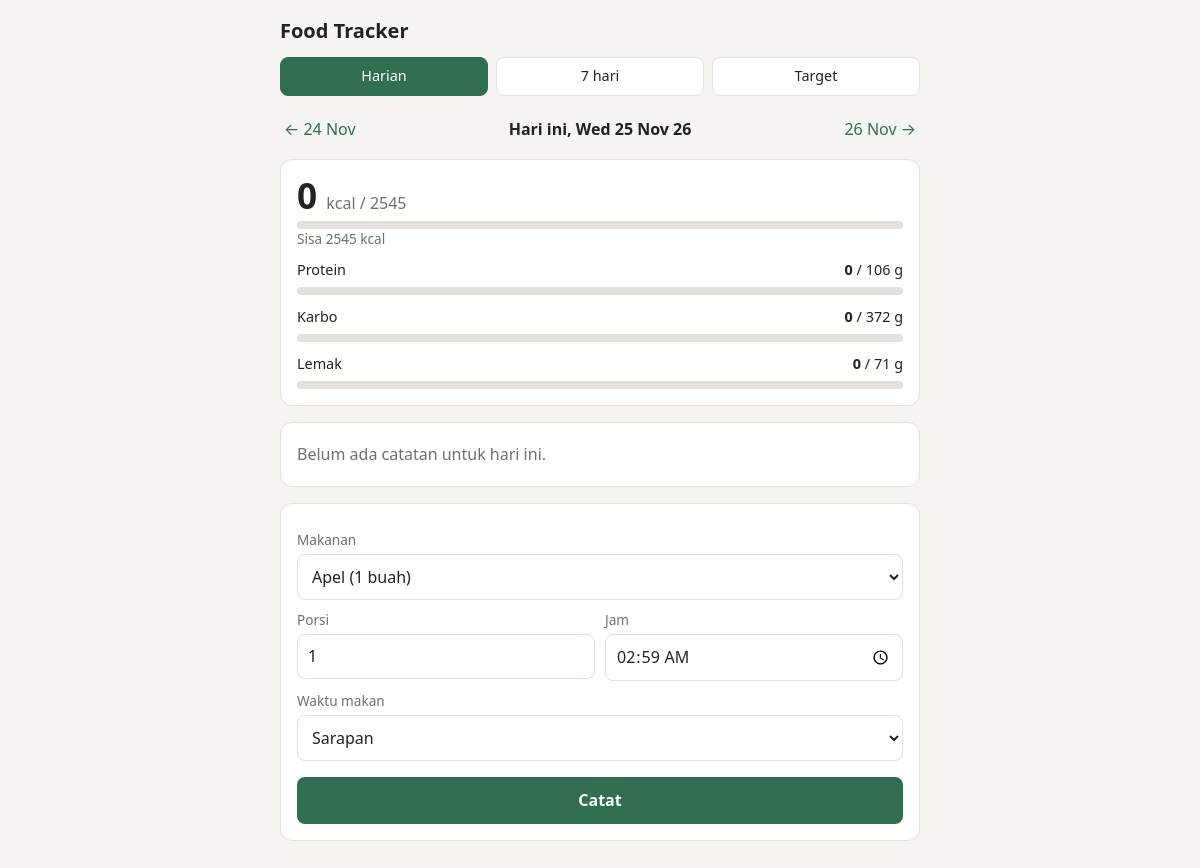
The page / on the database its author committed.
### tables this page shows
CREATE TABLE targets (
            id INTEGER PRIMARY KEY CHECK (id = 1),
            kcal REAL NOT NULL, protein REAL NOT NULL, carbs REAL NOT NULL, fat REAL NOT NULL);

### main.py (the view)
@app.get("/")
def home(request: Request, day: str =""):
    shown = parse_day(day)
    now = datetime.now()
    with get_connection() as conn:
        entries = conn.execute(ENTRIES_SQL, (shown.isoformat(), )).fetchall()
        dishes = conn.execute(
            "SELECT id, name, serving_label FROM dishes ORDER BY name"
        ).fetchall()
        targets = get_targets(conn)
        akg = akg_for(get_profile(conn))
        micros = day_micros(conn, shown, akg) if entries else []
        totals = {
            key: sum(e[key] for e in entries) for key in ("kcal", "protein", "carbs", "fat")
        }
    return templates.TemplateResponse(request, "index.html", {
        "page": "today",
        "targets": targets,
        "day": shown,
        "prev_day": shown - timedelta(days=1),
        "next_day": shown + timedelta(days=1),
        "is_today": shown == date.today(),
        "entries": entries,
        "dishes": dishes,
        "totals": totals,
        "micros": micros,
        "akg": akg,
        "meal_types": MEAL_TYPES,
        "default_meal": default_meal_type(now),
        "now_time": now.strftime("%H:%M"),
    })

### templates/index.html (shortened to what this page needs)
<!DOCTYPE html>
{% extends "base.html" %}
{% block content %}
    <div class="daynav">
        <a href="/?day={{prev_day.isoformat()}}">&larr; {{ prev_day.strftime("%d %b")}}</a>
        <strong>
            {% if is_today %}Hari ini, {% endif %}{{ day.strftime("%a %d %b %y") }}
        </strong>
        <a href="/?day= {{ next_day.isoformat() }}">{{ next_day.strftime("%d %b")}} &rarr;</a>
    </div>
    <section class="card">
      <div class="kcal">{{ "%.0f"|format(totals.kcal) }} <small>kcal{% if targets %} / {{ "%.0f"|format(targets.kcal) }}{% endif %}</small></div>
      {% if targets %}
      <div class="bar {% if totals.kcal > targets.kcal %}over{% endif %}"><span style="width:{{ [100, 100 * totals.kcal / targets.kcal]|min|round(0) }}%"></span></div>
      <div class="sub">
        {% if totals.kcal > targets.kcal %}Lebih {{ "%.0f"|format(totals.kcal - targets.kcal) }} kcal dari target
        {% else %}Sisa {{ "%.0f"|format(targets.kcal - totals.kcal) }} kcal{% endif %}
      </div>
      {% for label, key in [("Protein","protein"),("Karbo","carbs"),("Lemak","fat")] %}
      <div class="goal">
        <div class="top"><span>{{ label }}</span><span><b>{{ "%.0f"|format(totals[key]) }}</b> / {{ "%.0f"|format(targets[key]) }} g</span></div>
        <div class="bar {% if totals[key] > targets[key] * 1.1 %}over{% endif %}"><span style="width:{{ [100, 100 * totals[key] / targets[key]]|min|round(0) }}%"></span></div>
      </div>
      {% endfor %}
      {% endif %}
    </section>
    <section class="card">
    {% if entries %}
    <table>
      <thead><tr><th>Makanan</th><th class="num">kcal</th><th></th></tr></thead>
      <tbody>
      {% for e in entries %}
        <tr>
          <td>
            {{ e.name }}
            <div class="sub">{{ e.eaten_at[11:16] }} &middot; {{ e.meal_type }} &middot;
              {{ "%g"|format(e.servings) }} &times; {{ e.serving_label }}</div>
          </td>
          <td class="num">{{ "%.0f"|format(e.kcal) }}</td>
          <td class="num">
            <form class="inline" method="post" action="/delete/{{ e.id }}"
                  onsubmit="return confirm('Hapus entri ini?')">
              <input type="hidden" name="day" value="{{ day.isoformat() }}">
              <button class="link" type="submit" aria-label="Hapus">Hapus</button>
            </form>
          </td>
        </tr>
      {% endfor %}
      </tbody>
    </table>
    {% else %}
    <p class="empty">Belum ada catatan untuk hari ini.</p>
    {% endif %}
  </section>
  <section class="card">
    {% if dishes %}
    <form method="post" action="/log">
      <label for="dish_id">Makanan</label>
      <select id="dish_id" name="dish_id" required>
        {% for d in dishes %}
        <option value="{{ d.id }}">{{ d.name }} ({{ d.serving_label }})</option>
        {% endfor %}
      </select>
      <div class="row">
        <div>
          <label for="servings">Porsi</label>
          <input id="servings" name="servings" type="number" step="0.25" min="0.25" max="20" value="1" required>
        </div>
        <div>
          <label for="time">Jam</label>
          <input id="time" name="time" type="time" value="{{ now_time }}" required>
        </div>
      </div>
      <label for="meal_type">Waktu makan</label>
      <select id="meal_type" name="meal_type">
        {% for m in meal_types %}
        <option {% if m == default_meal %}selected{% endif %}>{{ m }}</option>
        {% endfor %}
      </select>
      <button class="primary" type="submit">Catat</button>
    </form>
    {% else %}
    <p class="empty">Belum ada makanan di database. Jalankan <code>python import_data.py</code> dulu (Step 3).</p>
    {% endif %}
  </section>
{% endblock %}

### templates/base.html (shortened to what this page needs)
<!DOCTYPE html>
<html lang="en">
<head>
    <link rel="stylesheet" href="styles.css">
</head>
<body>
<main>
    <h1>Food Tracker</h1>
    <nav class="tabs">
      <a href="/" class="{% if page == 'today' %}on{% endif %}">Harian</a>
      <a href="/week" class="{% if page == 'week' %}on{% endif %}">7 hari</a>
      <a href="/settings" class="{% if page == 'settings' %}on{% endif %}">Target</a>
    </nav>
{% block content %}{% endblock %}
</main>
</body>
</html>

### rows shown on the page
targets: kcal "2545", targets.kcal-totals.kcal "2545", protein "106" "372" "71"

### other values the page prints
{{ prev_day.strftime("%d %b") }} "24 Nov"
{{ day.strftime("%a %d %b %y") }} "Wed 25 Nov 26"
{{ next_day.strftime("%d %b") }} "26 Nov"
{{ "%.0f"|format(totals.kcal) }} "0"
{{ label }} "Protein" "Karbo" "Lemak"
{{ "%.0f"|format(totals[key]) }} "0" "0" "0"
form field dish_id "Apel (1 buah)"
form field meal_type "Sarapan"
